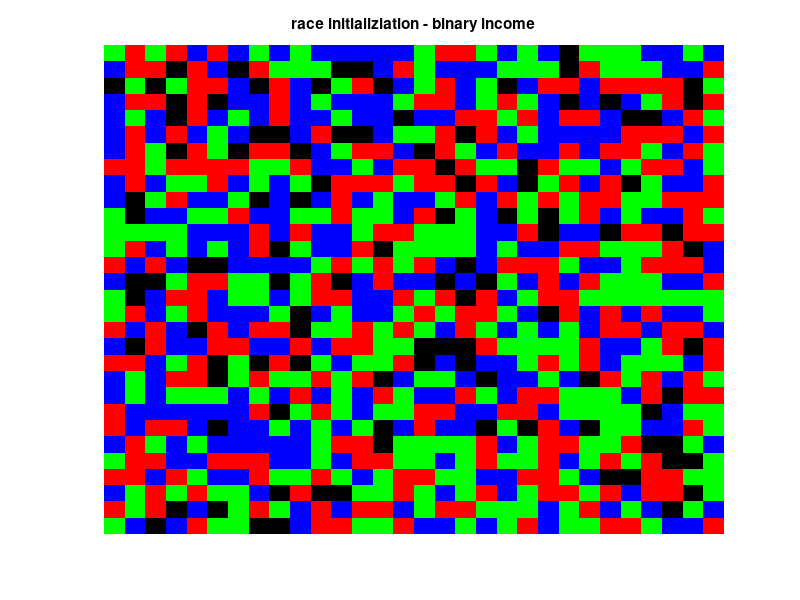

Here is the MATLAB script that generated this plot: (Note: this script raises an error after producing the figure.)
% SYDE 332
% Racial Segregation Model Attempt

% size of grid
n = 30;

% proportion of vacancies
vacanicies_proportion = 0.1;

% number of races
T = 3;

% number of economic brackets
E = 2;

% colors
map = [0 0 0; 1 0 0; 0 1 0; 0 0 1];

% racial dispreference parameter
% minimum fraction of friends that I need to be satisfied
F = 4/8;

max_iterations = 10000;

% initialize
z = zeros(n,n,3);

for i=1:n
    for j=1:n
        if rand > vacanicies_proportion
            z(i,j,1) = randi(T);
            z(i,j,2) = randi(E);
        end
    end
end

[row,col] = find(z(:,:,1)==0);
pos_vacancies = [row col];

figure,
imagesc(z(:,:,1));
colormap(map);
title('race initializiation - binary income');
axis('off');

% figure,
% imagesc(z(:,:,2));
% colormap(map);
% title('economics initializiation');
% axis('off');

% number_of_moves = zeros(1,max_iterations);

%% run simulation
total_neighbours = 8;

for k=1:max_iterations
    x = randperm(n);
    for i=x
        y = randperm(n);
        for j=y
            if z(i,j)~=0
                not_like_me = 0;

                if i~=1 && z(i-1,j) ~= z(i,j) && z(i-1,j) ~=0
                    not_like_me = not_like_me +1;
                end
                if i~=n && z(i+1,j) ~= z(i,j) && z(i+1,j) ~=0
                    not_like_me = not_like_me +1;
                end
                if j~=1 && z(i,j-1) ~= z(i,j) && z(i,j-1) ~=0
                    not_like_me = not_like_me +1;
                end
                if j~=n && z(i,j+1) ~= z(i,j) && z(i,j+1) ~=0
                    not_like_me = not_like_me +1;
                end
                if i~=1 && j~=1 && z(i-1,j-1) ~= z(i,j) && z(i-1,j-1) ~= 0
                    not_like_me = not_like_me +1;
                end
                if i~=1 && j~=n && z(i-1,j+1) ~= z(i,j) && z(i-1,j+1) ~= 0
                    not_like_me = not_like_me +1;
                end
                if i~=n && j~=1 && z(i+1,j-1) ~= z(i,j) && z(i+1,j-1) ~= 0
                    not_like_me = not_like_me +1;
                end
                if i~=n && j~=n && z(i+1,j+1) ~= z(i,j) && z(i+1,j+1) ~= 0
                    not_like_me = not_like_me +1;
                end
                
                friends = total_neighbours - not_like_me;
                
                % can I want to move because of race and I can move!
                if friends/total_neighbours < F && z(i,j,2) == 2

%                     new_x = randi(n);
%                     new_y = randi(n);
%                     while z(new_x,new_y,1) ~= 0
%                         new_x = randi(n);
%                         new_y = randi(n);
%                     end
% 
%                     z(new_x,new_y,1) = z(i,j,1);
%                     z(new_x,new_y,2) = z(i,j,2);
%                     z(i,j,1) = 0;
%                     z(i,j,2) = 0;
%                     number_of_moves(k) = number_of_moves(k) + 1;
                    
                    idx = randperm(length(pos_vacancies));
                    
                    p = 1;
                    
                    new_x = pos_vacancies(idx(p),1);
                    new_y = pos_vacancies(idx(p),2);

                    z(new_x,new_y) = z(i,j);
                    z(i,j) = 0;
                    number_of_moves(k) = number_of_moves(k) + 1;
                    pos_vacancies(idx(p),1) = i;
                    pos_vacancies(idx(p),2) = j;

                end
            end
%             imagesc(z);
%             colormap(map);
%             axis('off');
%             pause(0.0001);

        end
    end
    if number_of_moves(k) == 0
        disp('number of iterations to convergence: ')
        disp(k);
        disp('total number of moves to convergence: ')
        disp(sum(number_of_moves))
        break;
    end
end

figure,
imagesc(z(:,:,1));
colormap(map);
axis('off');
title('final by race  - binary income');

% figure,
% imagesc(z(:,:,2));
% colormap(map);
% axis('off');
% title('final by economics');

%% plot number of moves
iterant = 1:max_iterations;
figure,
plot(log10(iterant), log10(number_of_moves));
